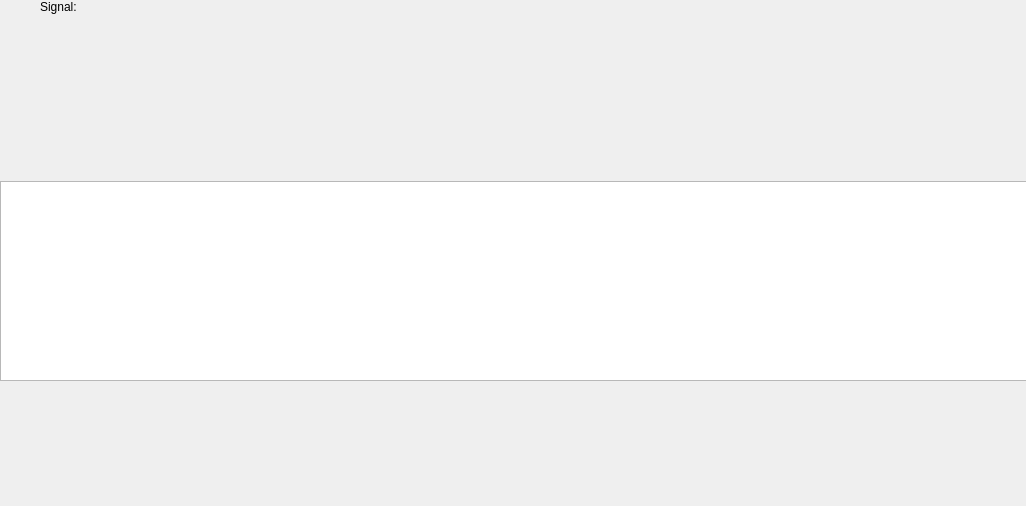
<?xml version="1.0" encoding="UTF-8"?>
<ui version="4.0">
 <class>StandardFace</class>
 <widget class="QWidget" name="StandardFace">
  <property name="geometry">
   <rect>
    <x>0</x>
    <y>0</y>
    <width>1026</width>
    <height>506</height>
   </rect>
  </property>
  <property name="windowTitle">
   <string>Widget</string>
  </property>
  <widget class="QWidget" name="dummyPanadapterPropertyWidget" native="true">
   <property name="geometry">
    <rect>
     <x>0</x>
     <y>0</y>
     <width>0</width>
     <height>0</height>
    </rect>
   </property>
   <property name="maximumSize">
    <size>
     <width>0</width>
     <height>0</height>
    </size>
   </property>
  </widget>
  <widget class="QWidget" name="gridLayoutWidget">
   <property name="geometry">
    <rect>
     <x>0</x>
     <y>0</y>
     <width>1031</width>
     <height>501</height>
    </rect>
   </property>
   <layout class="QGridLayout" name="gridLayout" rowstretch="0,0,0">
    <item row="2" column="0" colspan="2">
     <layout class="QVBoxLayout" name="spectrumLayout">
      <property name="spacing">
       <number>0</number>
      </property>
      <item>
       <widget class="QChartView" name="panadapterView">
        <property name="sizePolicy">
         <sizepolicy hsizetype="Minimum" vsizetype="Fixed">
          <horstretch>0</horstretch>
          <verstretch>0</verstretch>
         </sizepolicy>
        </property>
        <property name="minimumSize">
         <size>
          <width>700</width>
          <height>200</height>
         </size>
        </property>
       </widget>
      </item>
      <item>
       <widget class="QWidget" name="waterfallSlot" native="true">
        <property name="sizePolicy">
         <sizepolicy hsizetype="Minimum" vsizetype="Fixed">
          <horstretch>0</horstretch>
          <verstretch>0</verstretch>
         </sizepolicy>
        </property>
        <property name="minimumSize">
         <size>
          <width>700</width>
          <height>120</height>
         </size>
        </property>
       </widget>
      </item>
     </layout>
    </item>
    <item row="1" column="0" colspan="2">
     <widget class="QWidget" name="frequencyReadoutHost" native="true">
      <property name="sizePolicy">
       <sizepolicy hsizetype="Preferred" vsizetype="Expanding">
        <horstretch>0</horstretch>
        <verstretch>1</verstretch>
       </sizepolicy>
      </property>
      <property name="maximumSize">
       <size>
        <width>16777215</width>
        <height>150</height>
       </size>
      </property>
      <layout class="QHBoxLayout" name="frequencyReadoutHostLayout" stretch="0,1,0">
       <property name="spacing">
        <number>0</number>
       </property>
       <property name="leftMargin">
        <number>0</number>
       </property>
       <property name="topMargin">
        <number>0</number>
       </property>
       <property name="rightMargin">
        <number>0</number>
       </property>
       <property name="bottomMargin">
        <number>0</number>
       </property>
       <item>
        <spacer name="frequencyReadoutLeftSpacer">
         <property name="orientation">
          <enum>Qt::Horizontal</enum>
         </property>
         <property name="sizeType">
          <enum>QSizePolicy::Minimum</enum>
         </property>
         <property name="sizeHint" stdset="0">
          <size>
           <width>40</width>
           <height>20</height>
          </size>
         </property>
        </spacer>
       </item>
       <item>
        <widget class="QWidget" name="frequencyReadoutSlot" native="true">
         <property name="sizePolicy">
          <sizepolicy hsizetype="Preferred" vsizetype="Preferred">
           <horstretch>0</horstretch>
           <verstretch>1</verstretch>
          </sizepolicy>
         </property>
         <property name="maximumSize">
          <size>
           <width>16777215</width>
           <height>16777215</height>
          </size>
         </property>
        </widget>
       </item>
       <item>
        <spacer name="frequencyReadoutRightSpacer">
         <property name="orientation">
          <enum>Qt::Horizontal</enum>
         </property>
         <property name="sizeType">
          <enum>QSizePolicy::Expanding</enum>
         </property>
         <property name="sizeHint" stdset="0">
          <size>
           <width>1</width>
           <height>20</height>
          </size>
         </property>
        </spacer>
       </item>
      </layout>
     </widget>
    </item>
    <item row="0" column="0">
     <layout class="QHBoxLayout" name="signalLayout" stretch="0,0,0,0">
      <property name="sizeConstraint">
       <enum>QLayout::SetDefaultConstraint</enum>
      </property>
      <item>
       <spacer name="horizontalSpacer">
        <property name="orientation">
         <enum>Qt::Horizontal</enum>
        </property>
        <property name="sizeType">
         <enum>QSizePolicy::Minimum</enum>
        </property>
        <property name="sizeHint" stdset="0">
         <size>
          <width>40</width>
          <height>20</height>
         </size>
        </property>
       </spacer>
      </item>
      <item>
       <widget class="QLabel" name="sMeterLabel">
        <property name="text">
         <string>Signal: </string>
        </property>
        <property name="alignment">
         <set>Qt::AlignRight|Qt::AlignTop|Qt::AlignTrailing</set>
        </property>
        <property name="margin">
         <number>0</number>
        </property>
        <property name="indent">
         <number>0</number>
        </property>
       </widget>
      </item>
      <item>
       <widget class="QWidget" name="sMeterSlot" native="true">
        <property name="sizePolicy">
         <sizepolicy hsizetype="Fixed" vsizetype="Fixed">
          <horstretch>0</horstretch>
          <verstretch>0</verstretch>
         </sizepolicy>
        </property>
        <property name="minimumSize">
         <size>
          <width>450</width>
          <height>30</height>
         </size>
        </property>
       </widget>
      </item>
      <item>
       <spacer name="horizontalSpacer_2">
        <property name="orientation">
         <enum>Qt::Horizontal</enum>
        </property>
        <property name="sizeHint" stdset="0">
         <size>
          <width>40</width>
          <height>20</height>
         </size>
        </property>
       </spacer>
      </item>
     </layout>
    </item>
   </layout>
  </widget>
 </widget>
 <customwidgets>
  <customwidget>
   <class>QChartView</class>
   <extends>QGraphicsView</extends>
   <header>qchartview.h</header>
  </customwidget>
 </customwidgets>
 <resources/>
 <connections/>
</ui>
